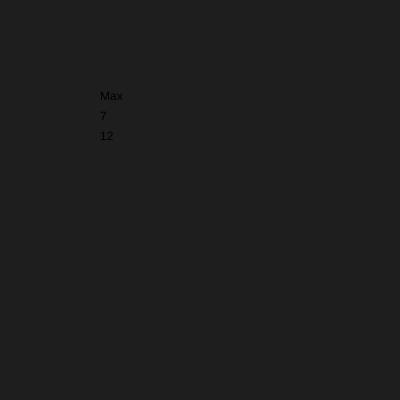
Frame 1 (no input)
Frame 60 (no input): identical to frame 1, image omitted
Frame 120 (the mouse pressed at the canvas centre since frame 60): identical to frame 1, image omitted

The p5.js sketch that drew this single still picture (run headless with seeded random() and noise() and a simulated clock; from frame 60 on, the mouse is pressed at the canvas centre):

// p5.js sketch
// ── sketch.js
var s1
function setup() {
  createCanvas(400,400);
s1 = new Student("Max",7,12);
}

function draw() 
{
  background(30);
  s1.display();
}
// ── student.js

class Student
{
   constructor(name, standard, age){
    this.name = name;
    this.standard = standard;
    this.age = age;
   }
   display(){
    text(this.name, 100, 100);
    text (this.standard, 100, 120);
    text(this.age, 100, 140);
   }
}
